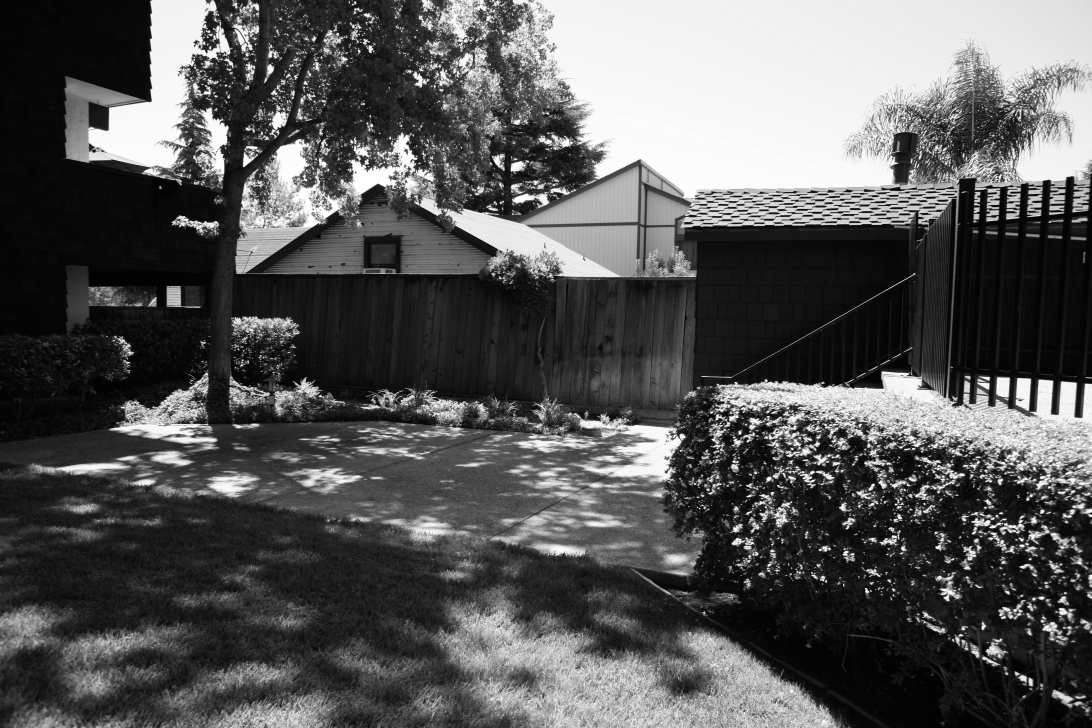
#> input picture other/yard-00.png, 1092 x 728 px, found by its file name
$ python test.py
#> lines starting #> are read from the running program, lines starting #| are printed output that depends on the picture
import cv2
import numpy
import matplotlib.pyplot as plt

img1 = cv2.imread('AdobePanoramasDataset/yard-00.png')
#> img1 is the input picture: shape (728, 1092, 3); min 1, max 255, mean 87.4
img1 = cv2.cvtColor(img1, cv2.COLOR_BGR2GRAY)
#> img1: shape (728, 1092)

sift = cv2.xfeatures2d.SIFT_create()
kp1, des1 = sift.detectAndCompute(img1, None)
#> kp1 = 6456 keypoints; strongest (x, y, size): (1042, 511, 2.6), (740, 432, 2.4), (517, 166, 7.5), (1027, 499, 2.1)

#Показать ключевые точки
#i=cv2.drawKeypoints(img1,kp1,None)
#plt.imshow(i)
#plt.show()

img2 = cv2.imread('AdobePanoramasDataset/yard-01.png')
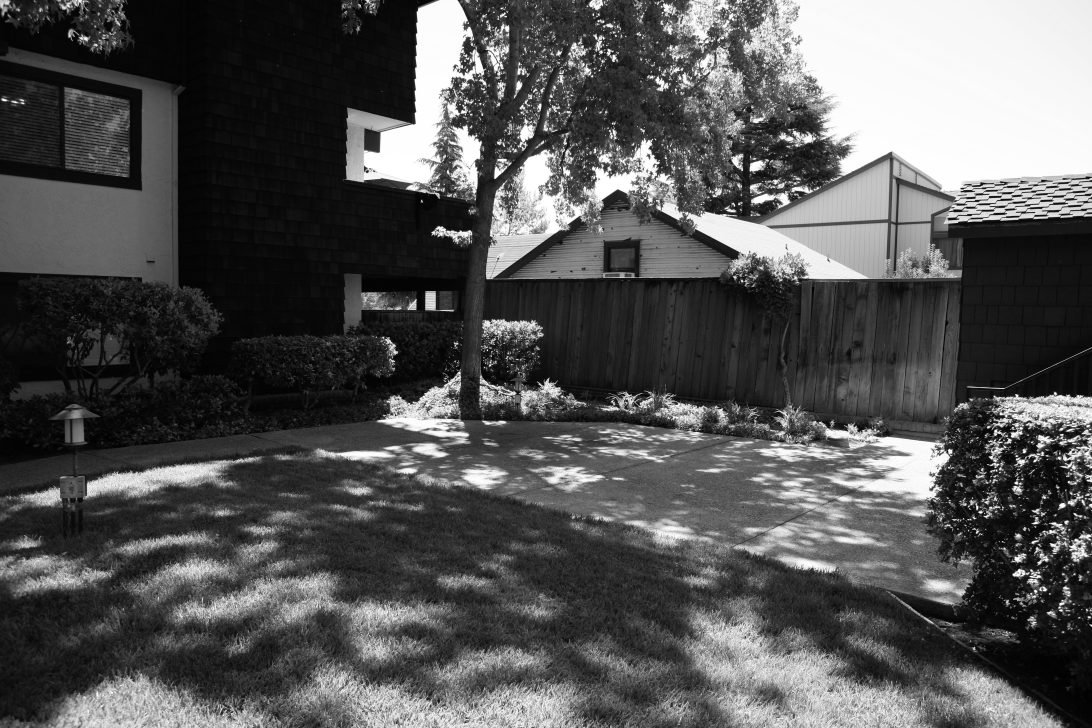
#> input picture other/yard-01.png, 1092 x 728 px, found by its file name
#> img2 is the input picture: shape (728, 1092, 3); min 1, max 255, mean 84.8
img2 = cv2.cvtColor(img2, cv2.COLOR_BGR2GRAY)
#> img2: shape (728, 1092)
kp2, des2 = sift.detectAndCompute(img2, None)
#> kp2 = 5537 keypoints; strongest (x, y, size): (1062, 505, 3.7), (1024, 451, 2.6), (756, 166, 7.9), (1066, 522, 2.6)


match = cv2.BFMatcher()
matches = match.knnMatch(des1,des2,k=2) #Найти два лучших совпадения для каждой точки
#> matches = 6456 matches
#Сохранить точку, только если первое совпадение намного лучше второго (расстояние между дескрипторами меньше)
good_matches = numpy.array([m1 for m1, m2 in matches if m1.distance < m2.distance/3])

#Показать матчи ключевых точек
img3 = cv2.drawMatches(img1, kp1, img2, kp2, good_matches, None)
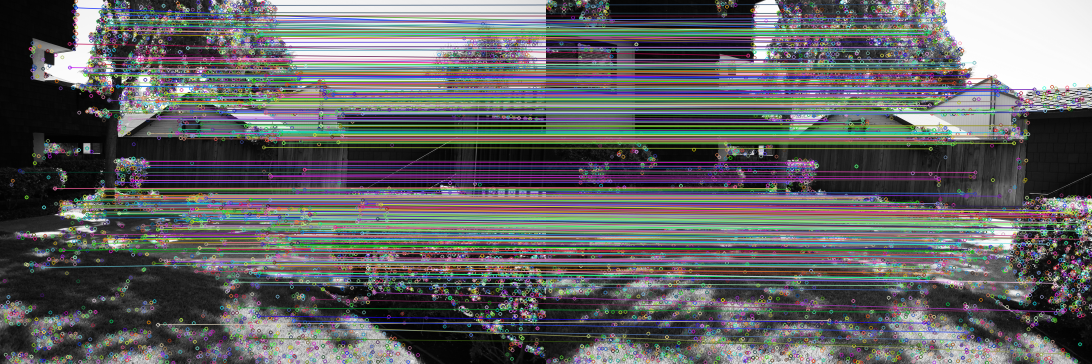
#> img3: shape (728, 2184, 3) (shown at 1/2 size); mean of channels 0, 1, 2 99.7, 98.5, 97.5; drawn as B, G, R
plt.imshow(img3)
plt.show()
